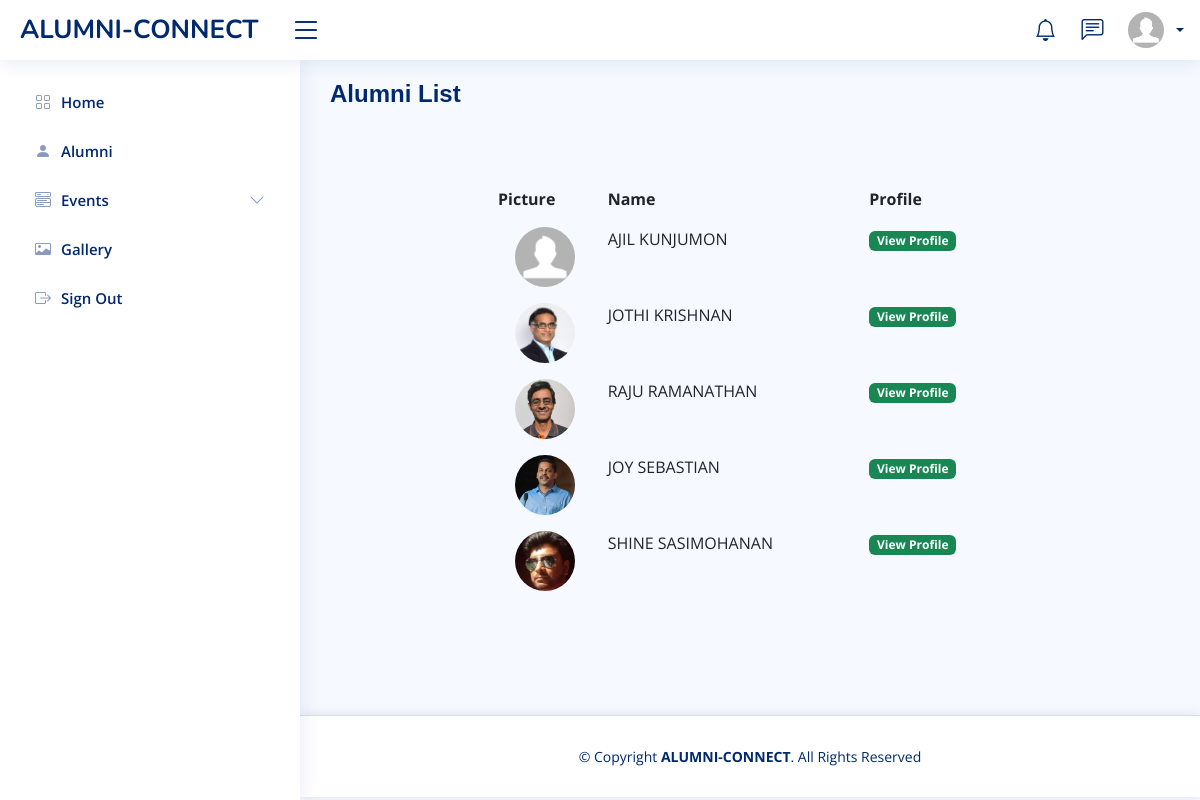
Page /alumnis/adminAlumniList/ (signed in) on the committed database.
### alumnis/models.py (models this page shows)
class Alumnis(models.Model):
  fname = models.CharField(max_length=255,default="")
  lname = models.CharField(max_length=255,default="")
  email = models.CharField(max_length=255,primary_key=True)
  branch = models.CharField(max_length=255,default="")
  yoa = models.IntegerField(default=0)
  mobile = models.IntegerField(default=0)
  password = models.CharField(max_length=255)
  otp = models.IntegerField(default=0)
  verified = models.IntegerField(default=0)
  profile = models.IntegerField(default=0)

class AlumniProPic(models.Model):
  proPic = models.ImageField(upload_to='alumniProPic/')
  email = models.CharField(max_length=255,primary_key=True, default="")

### alumnis/views.py (the view)
# urls.py: path('adminAlumniList/', views.adminAlumniList, name='adminAlumniList'),
def adminAlumniList(request):
  if 'email' in request.session:
    a=request.session.get('email')
    user = Faculty.objects.filter(email=a).values()
    alumniList =reversed(Alumnis.objects.filter(profile=1))
    alumniD=[]
    for i in alumniList:
      cp=AlumniProfile.objects.filter(email=i.email).count()
      ci=AlumniProPic.objects.filter(email=i.email).count()
      if int(cp)>0 and int(ci)>0:
        x=AlumniProfile.objects.get(email=i.email)
        y=AlumniProPic.objects.get(email=i.email)
        alumniD.append([i.email,i.fname,i.lname,x.linkedID,y.proPic])
      elif int(cp)>0 and int(ci)==0:
        x=AlumniProfile.objects.get(email=i.email)
        alumniD.append([i.email,i.fname,i.lname,x.linkedID,0])
    template = loader.get_template('AdminAlumniList.html')
    context = {
    'myFaculty': user,'alumniList': alumniD,
  }
    return HttpResponse(template.render(context, request))
  else:
    return redirect('index')

### alumnis/templates/AdminAlumniList.html (shortened to what this page needs)
<!DOCTYPE html>
<html lang="en">
<head>
    {% load static %}
  <link href="{% static 'assets2/vendor/bootstrap/css/bootstrap.min.css' %}" rel="stylesheet">
  <link href="{% static 'assets2/vendor/bootstrap-icons/bootstrap-icons.css' %}" rel="stylesheet">
  <link href="{% static 'assets2/vendor/boxicons/css/boxicons.min.css' %}" rel="stylesheet">
  <link href="{% static 'assets2/vendor/quill/quill.snow.css' %}" rel="stylesheet">
  <link href="{% static 'assets2/vendor/quill/quill.bubble.css' %}" rel="stylesheet">
  <link href="{% static 'assets2/vendor/remixicon/remixicon.css' %}" rel="stylesheet">
  <link href="{% static 'assets2/vendor/simple-datatables/style.css' %}" rel="stylesheet">
  <link href="{% static 'assets2/css/style.css' %}" rel="stylesheet">
  <link href="{% static 'assets/css/style.css' %}" rel="stylesheet">
</head>
<body>
  {% if myFaculty.0.access %}
    {% include 'AdminHeader.html' %}
    {% include 'AdminSidebar.html' %}
  {% else %}
    {% include 'FacultyHeader.html' %}
    {% include 'FacultySidebar.html' %}
  {% endif %}
  <main id="main" class="main">
    <div class="pagetitle">
      <h1>Alumni List</h1>
    </div>
    <section class="">
      <div class="row">
        <center>
        <div class="col-8">
          <div class="card-body">
            <table class="table table-borderless datatable">
              <thead>
                <tr>
                  <th scope="col">Picture</th>
                  <th scope="col">Name</th>
                  <th scope="col">Profile</th>
                </tr>
              </thead>
              <tbody>
                {% for i in alumniList %}
                {% if i.3 == 1 %}
                {% else %}
                <tr>
                  <td style="text-align:center;">
                  {% if i.4 %}
                  <img height="60" src="{% static 'media/' %}{{ i.4 }}" alt="Profile" class="rounded-circle">
                  {% else %}
                  <img height="60" src="{% static 'assets2/img/profile-img.jpg' %}" alt="Profile" class="rounded-circle">
                  {% endif %}
                  </td>
                  <td>{{ i.1|upper }} {{ i.2|upper }}</td>
                    <td><span class="badge bg-success"><a style="color:white;" href="../viewAlumni/{{ i.0 }}">View Profile</a> </span></td>
                  {% endif %}
                </tr>
                {% endfor %}
              </tbody>
            </table>
          </div>
        </div>
      </center>
      </div>
    </section>
</main>
  <footer id="footer" class="footer">
    <div class="copyright">
      &copy; Copyright <strong><span>ALUMNI-CONNECT</span></strong>. All Rights Reserved
    </div>
  </footer>
</body>
</html>

### alumnis/static/assets2/css/style.css (style rules this page uses)
:root { scroll-behavior: smooth; }
body { font-family: "Open Sans", sans-serif; background: #f6f9ff; color: #444444; }
a { color: #4154f1; text-decoration: none; }
h1, h2, h3, h4, h5, h6 { font-family: "Nunito", sans-serif; }
#main { margin-top: 60px; padding: 20px 30px; transition: all 0.3s; }
.pagetitle { margin-bottom: 10px; }
.pagetitle h1 { font-size: 24px; margin-bottom: 0; font-weight: 600; color: #012970; }
.card-body { padding: 0 20px 20px 20px; }
@media (min-width: 1200px) { #main, #footer { margin-left: 300px; } }
.footer { padding: 20px 0; font-size: 14px; transition: all 0.3s; border-top: 1px solid #cddfff; }
.footer .copyright { text-align: center; color: #012970; }

### alumnis/static/assets/css/style.css (style rules this page uses)
body { font-family: "Open Sans", sans-serif; color: #444444; }
a { color: #3498db; text-decoration: none; }
h1 { font-family: Verdana, Geneva, Tahoma, sans-serif; }
section { padding: 60px 0; overflow: hidden; }
#footer { background: #fff; box-shadow: 0px 0px 12px 0px rgba(0, 0, 0, 0.1); padding: 30px 0; color: #222222; font-size: 14px; }

### rows in the picture
Alumnis: fname "AJIL", lname "KUNJUMON"
AlumniProPic: proPic (picture)
Alumnis: fname "JOTHI", lname "KRISHNAN"
AlumniProPic: proPic (picture)
Alumnis: fname "RAJU", lname "RAMANATHAN"
AlumniProPic: proPic (picture)
Alumnis: fname "JOY", lname "SEBASTIAN"
AlumniProPic: proPic (picture)
Alumnis: fname "SHINE", lname "SASIMOHANAN"
